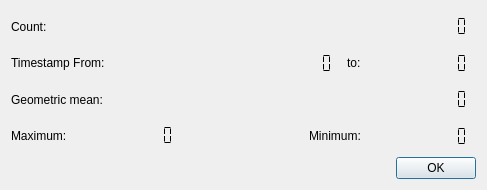
<?xml version="1.0" encoding="UTF-8"?>
<ui version="4.0">
 <class>StatisticsDialog</class>
 <widget class="QDialog" name="StatisticsDialog">
  <property name="geometry">
   <rect>
    <x>0</x>
    <y>0</y>
    <width>487</width>
    <height>190</height>
   </rect>
  </property>
  <property name="windowTitle">
   <string>Statistics</string>
  </property>
  <layout class="QVBoxLayout" name="verticalLayout">
   <item>
    <layout class="QHBoxLayout" name="horizontalLayout_3">
     <item>
      <widget class="QLabel" name="label_5">
       <property name="text">
        <string>Count:</string>
       </property>
      </widget>
     </item>
     <item>
      <widget class="QLCDNumber" name="lcdNumber_Count">
       <property name="sizePolicy">
        <sizepolicy hsizetype="Fixed" vsizetype="Minimum">
         <horstretch>0</horstretch>
         <verstretch>0</verstretch>
        </sizepolicy>
       </property>
       <property name="frameShape">
        <enum>QFrame::NoFrame</enum>
       </property>
       <property name="digitCount">
        <number>10</number>
       </property>
       <property name="segmentStyle">
        <enum>QLCDNumber::Flat</enum>
       </property>
      </widget>
     </item>
    </layout>
   </item>
   <item>
    <layout class="QHBoxLayout" name="horizontalLayout">
     <item>
      <widget class="QLabel" name="label">
       <property name="text">
        <string>Timestamp From:</string>
       </property>
      </widget>
     </item>
     <item>
      <widget class="QLCDNumber" name="lcdNumber_tsFrom">
       <property name="sizePolicy">
        <sizepolicy hsizetype="Fixed" vsizetype="Minimum">
         <horstretch>0</horstretch>
         <verstretch>0</verstretch>
        </sizepolicy>
       </property>
       <property name="frameShape">
        <enum>QFrame::NoFrame</enum>
       </property>
       <property name="digitCount">
        <number>10</number>
       </property>
       <property name="segmentStyle">
        <enum>QLCDNumber::Flat</enum>
       </property>
      </widget>
     </item>
     <item>
      <widget class="QLabel" name="label_4">
       <property name="sizePolicy">
        <sizepolicy hsizetype="Fixed" vsizetype="Preferred">
         <horstretch>0</horstretch>
         <verstretch>0</verstretch>
        </sizepolicy>
       </property>
       <property name="text">
        <string>to:</string>
       </property>
      </widget>
     </item>
     <item>
      <widget class="QLCDNumber" name="lcdNumber_tsTo">
       <property name="sizePolicy">
        <sizepolicy hsizetype="Fixed" vsizetype="Minimum">
         <horstretch>0</horstretch>
         <verstretch>0</verstretch>
        </sizepolicy>
       </property>
       <property name="frameShape">
        <enum>QFrame::NoFrame</enum>
       </property>
       <property name="digitCount">
        <number>10</number>
       </property>
       <property name="segmentStyle">
        <enum>QLCDNumber::Flat</enum>
       </property>
      </widget>
     </item>
    </layout>
   </item>
   <item>
    <layout class="QHBoxLayout" name="horizontalLayout_2">
     <item>
      <widget class="QLabel" name="label_2">
       <property name="text">
        <string>Geometric mean:</string>
       </property>
      </widget>
     </item>
     <item>
      <widget class="QLCDNumber" name="lcdNumber_Mean">
       <property name="sizePolicy">
        <sizepolicy hsizetype="Fixed" vsizetype="Minimum">
         <horstretch>0</horstretch>
         <verstretch>0</verstretch>
        </sizepolicy>
       </property>
       <property name="frameShape">
        <enum>QFrame::NoFrame</enum>
       </property>
       <property name="digitCount">
        <number>10</number>
       </property>
       <property name="segmentStyle">
        <enum>QLCDNumber::Flat</enum>
       </property>
      </widget>
     </item>
    </layout>
   </item>
   <item>
    <layout class="QHBoxLayout" name="horizontalLayout_5">
     <item>
      <widget class="QLabel" name="label_6">
       <property name="text">
        <string>Maximum:</string>
       </property>
      </widget>
     </item>
     <item>
      <widget class="QLCDNumber" name="lcdNumber_Max">
       <property name="sizePolicy">
        <sizepolicy hsizetype="Fixed" vsizetype="Fixed">
         <horstretch>0</horstretch>
         <verstretch>0</verstretch>
        </sizepolicy>
       </property>
       <property name="frameShape">
        <enum>QFrame::NoFrame</enum>
       </property>
       <property name="digitCount">
        <number>10</number>
       </property>
       <property name="segmentStyle">
        <enum>QLCDNumber::Flat</enum>
       </property>
      </widget>
     </item>
     <item>
      <spacer name="horizontalSpacer">
       <property name="orientation">
        <enum>Qt::Horizontal</enum>
       </property>
       <property name="sizeHint" stdset="0">
        <size>
         <width>40</width>
         <height>20</height>
        </size>
       </property>
      </spacer>
     </item>
     <item>
      <widget class="QLabel" name="label_7">
       <property name="text">
        <string>Minimum:</string>
       </property>
      </widget>
     </item>
     <item>
      <widget class="QLCDNumber" name="lcdNumber_Min">
       <property name="sizePolicy">
        <sizepolicy hsizetype="Fixed" vsizetype="Minimum">
         <horstretch>0</horstretch>
         <verstretch>0</verstretch>
        </sizepolicy>
       </property>
       <property name="frameShape">
        <enum>QFrame::NoFrame</enum>
       </property>
       <property name="digitCount">
        <number>10</number>
       </property>
       <property name="segmentStyle">
        <enum>QLCDNumber::Flat</enum>
       </property>
      </widget>
     </item>
    </layout>
   </item>
   <item>
    <widget class="QDialogButtonBox" name="buttonBox">
     <property name="orientation">
      <enum>Qt::Horizontal</enum>
     </property>
     <property name="standardButtons">
      <set>QDialogButtonBox::Ok</set>
     </property>
    </widget>
   </item>
  </layout>
 </widget>
 <resources/>
 <connections>
  <connection>
   <sender>buttonBox</sender>
   <signal>accepted()</signal>
   <receiver>StatisticsDialog</receiver>
   <slot>accept()</slot>
   <hints>
    <hint type="sourcelabel">
     <x>248</x>
     <y>254</y>
    </hint>
    <hint type="destinationlabel">
     <x>157</x>
     <y>274</y>
    </hint>
   </hints>
  </connection>
  <connection>
   <sender>buttonBox</sender>
   <signal>rejected()</signal>
   <receiver>StatisticsDialog</receiver>
   <slot>reject()</slot>
   <hints>
    <hint type="sourcelabel">
     <x>316</x>
     <y>260</y>
    </hint>
    <hint type="destinationlabel">
     <x>286</x>
     <y>274</y>
    </hint>
   </hints>
  </connection>
 </connections>
</ui>
